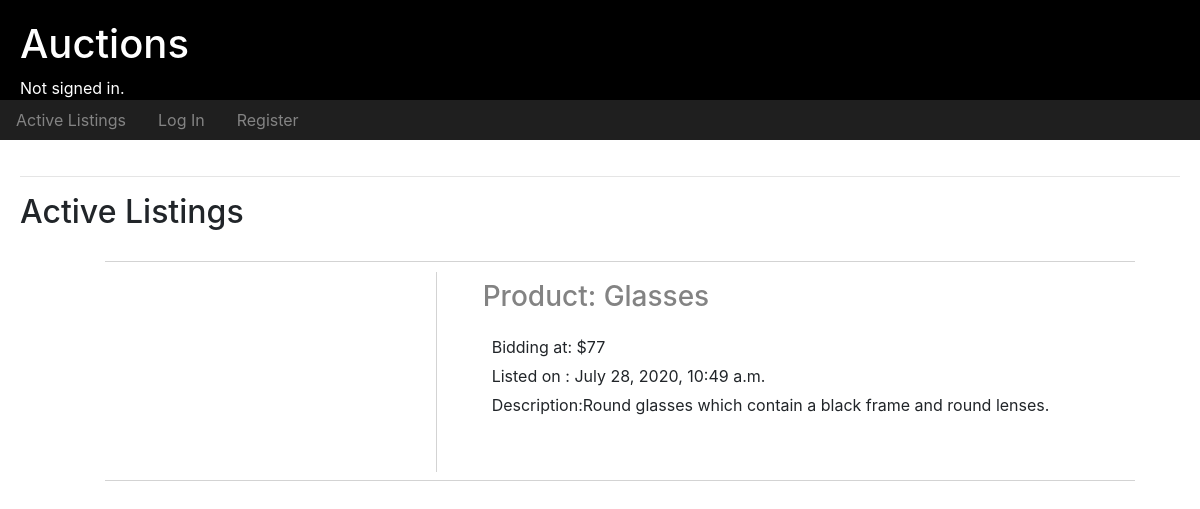
The page / on the database its author committed.
### auctions/models.py (models this page shows, shortened)
class Listing(models.Model):
    user = models.ForeignKey(settings.AUTH_USER_MODEL,on_delete=models.CASCADE, null=True)
    title = models.CharField(max_length=64)
    description = models.TextField(blank=True)
    startingBid = models.IntegerField()
    photo = models.TextField(blank=True)
    category = models.TextField(blank=True)
    active = models.BooleanField(default=True)
    watchlist = models.BooleanField(default=False)
    date = models.DateTimeField(auto_now_add=True, null=True, blank=True)

### auctions/views.py (the view)
# urls.py: path("", views.index, name="index"),
def index(request):
    listings = Listing.objects.all()
    listingDTOlist = []
    lastBid = None
    for listing in listings:
        listingDTO = ListingDTO()
        lastBid = Bid.objects.filter(listing=listing.id).aggregate(Max('bids'))["bids__max"]
        if lastBid is None:
            lastBid = listing.startingBid
        listingDTO.currentBid = lastBid
        listingDTO.title = listing.title
        listingDTO.date = listing.date
        listingDTO.photo = listing.photo
        listingDTO.description = listing.description
        listingDTO.id = listing.id
        listingDTO.active = listing.active
        listingDTOlist.append(listingDTO)
    return render(request, "auctions/index.html", {
        "listing": listingDTOlist,
    })

### auctions/templates/auctions/index.html (shortened to what this page needs)
{% extends "auctions/layout.html" %}
{% block body %}
    <h2>Active Listings</h2>
    <div>
        <ul>
            {% for list in listing %}
            {% if list.active is True %}
            <li class="container-fluid product">
                <div class="row element">
                    <div class="col-4 container align-middle">
                        <div class="container-foto align-middle">
                        </div>
                    </div>
                    <div class="col-8 texto">
                        <a class="nav-link" href="{% url 'product' list.id %}"><h3>Product: {{ list.title }}</h3></a>
                        <p class="text">Bidding at: ${{ list.currentBid }}</p>
                        <p class="text">Listed on : {{ list.date }}</p>
                        <p class="text">Description:{{ list.description }}</p>
                    </div>
                </div>
            </li>
            {% endif %}
            {% endfor %}
        </ul>
    </div>
{% endblock %}

### auctions/static/auctions/styles.css (style rules this page uses)
body { margin: 0; }
.element { border-bottom: solid 0.3px rgb(211, 211, 211); border-top: solid 0.3px rgb(211, 211, 211); height: 220px; margin: 30px; padding: 10px; }
.product { margin: 20px; list-style: none; margin-left: 0; }
.container-foto { border-right: solid 0.3px rgb(211, 211, 211); height: 200px; display: flex; justify-content: center; align-items: center; }
.nav-link { color: rgb(131, 131, 131); }
.text { padding-left: 20px; margin: 5px; }

### rows shown on the page
Listing: title "Glasses", date "July 28, 2020, 10:49 a.m.", description "Round glasses which contain a black frame and round lenses."

### other values the page prints
{{ list.currentBid }} "77"
